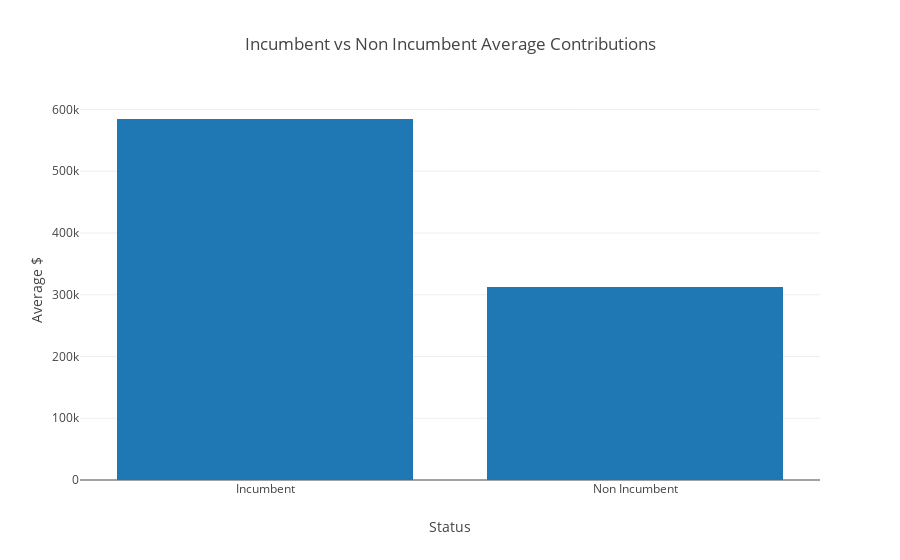

Notebook source saved alongside this figure:
### Code cell
viz_incumbent_effect_bar(return_year(incumbent_merged, 2018), 'CA')

### Figure 1 — Plotly figure (JSON) as saved in the notebook; plotly's stock layout.template omitted (floating-point values rounded to 4 significant figures)
{"data": [{"type": "bar", "x": ["Incumbent", "Non Incumbent"], "y": [584600.0, 312600.0]}], "layout": {"title": "Incumbent vs Non Incumbent Average Contributions", "xaxis": {"title": "Status"}, "yaxis": {"title": "Average $"}}}
